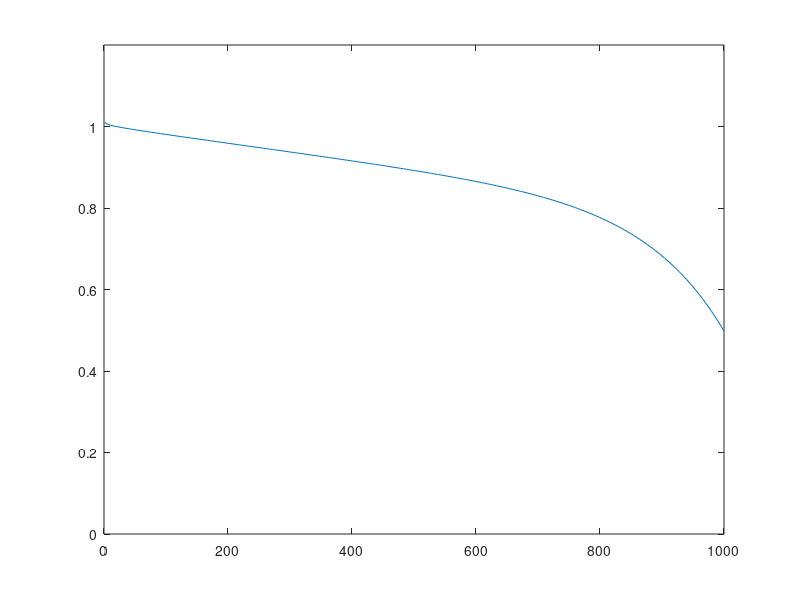

Write the MATLAB code that produced this figure.
%% hw3_1
i=linspace(1,1000,200);
E = 1.2; A = 0.06;
%v = E - A*(log(i) - log(i_0));

v1 = E - A*(log(i) - log(0.01));
plot (i,v1);
hold on

v2 = E - A*(log(i) - log(1));
plot (i,v2);

v3 = E - A*(log(i) - log(100));
plot (i,v3);
hold off
axis ([0 1000 0 1.2]);

%xticks(0:200:1000);
%yticks(0:0.2:1.2);

xlabel('Current density (mA*cm^-2)');
ylabel('Cell voltage (V)');

%% hw3_3
Eoc=1.031; A=0.03; r=0.000245; m=0.0000211; n=0.008;
i=linspace(1,1000,200);
v= Eoc - r*i - A*log(i) - m*exp(n*i);
plot (i,v);
axis ([0 1000 0 1.2]);
format long g;

%% hw3_4
Eoc=1.01, A=0.002, r=0.0002, m=0.0001, n=0.008
i=linspace(1,1000,200)
v= Eoc - r*i - A*log(i) - m*exp(n*i)
plot (i,v)
axis ([0 1000 0 1.2]);
format long g
 


